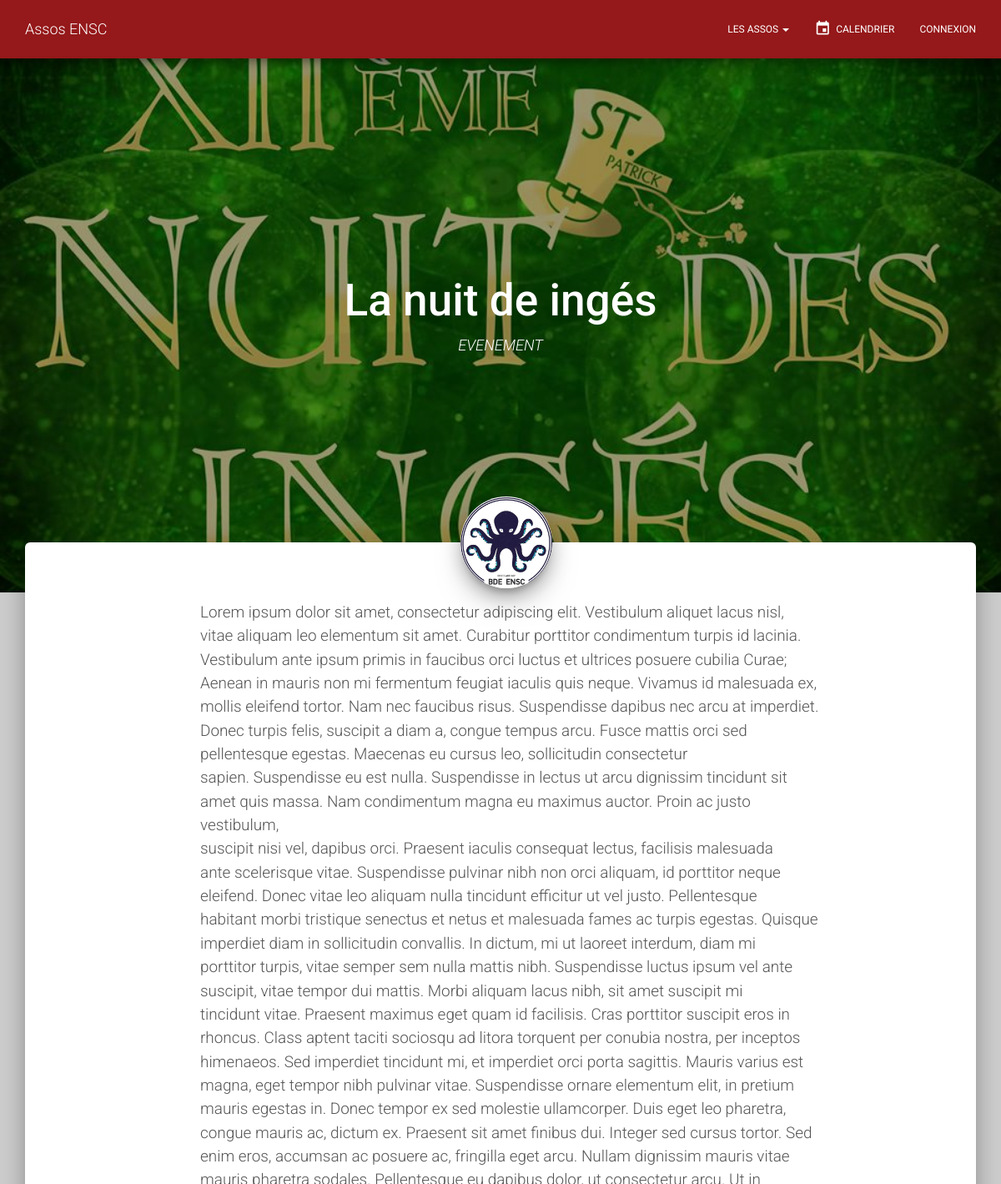
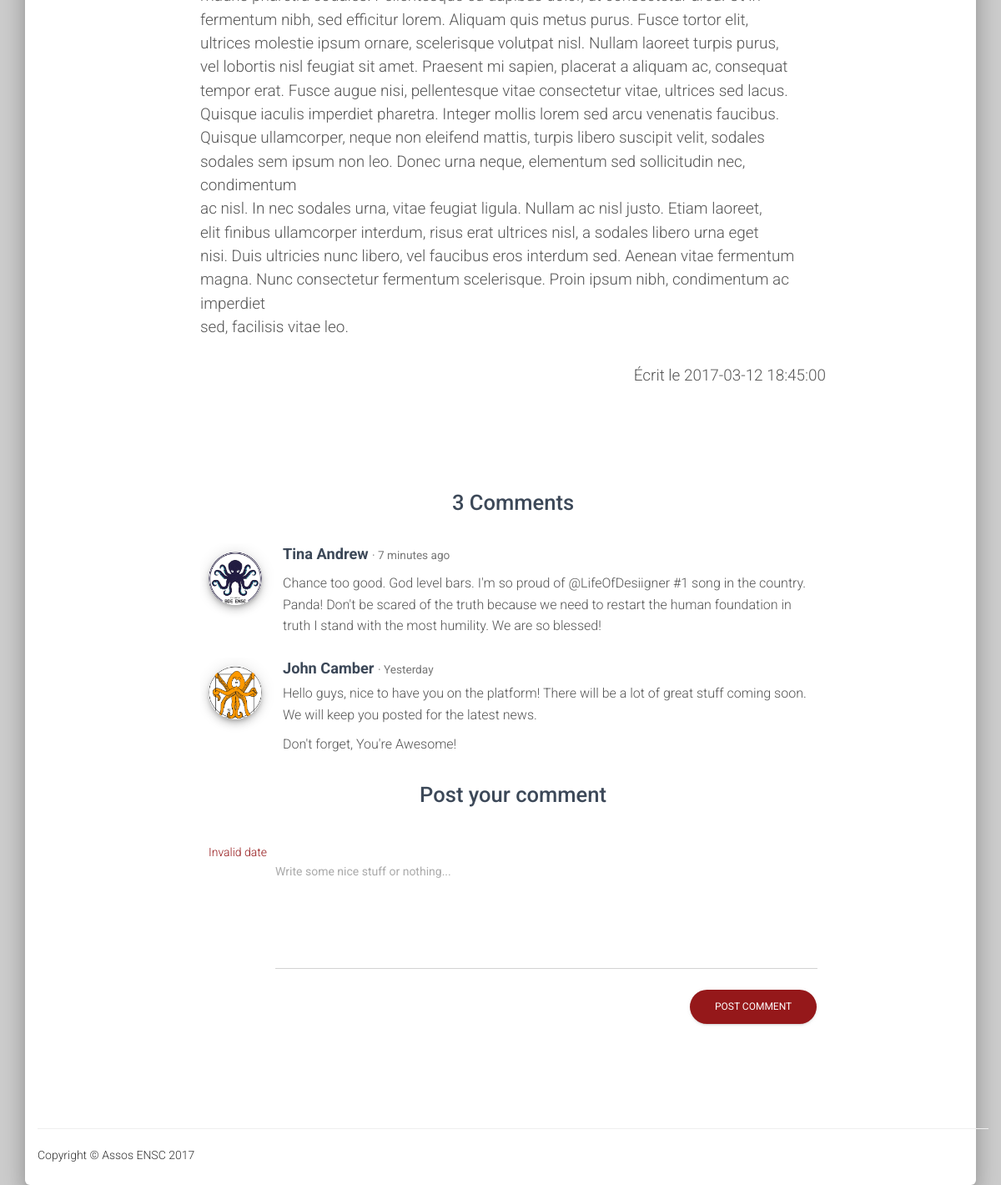
Screenshot of /article.php?id=1 with the database file from the repository (2 pictures, top to bottom).
### tables this page shows
create table ARTICLE (
    arti_id integer not null primary key auto_increment,
    asso_id integer not null,
    cate_id integer not null,
    arti_titre varchar(50) not null,
    arti_texte text,
    arti_dateHeure datetime not null,
    arti_photo varchar(150),
    foreign key (asso_id) references ASSOCIATION (asso_id),
    foreign key (cate_id) references CATEGORIE (cate_id)
);

create table CATEGORIE (
    cate_id integer not null primary key auto_increment,
    cate_nom varchar(50) not null
);

### requetes/requeteArticle.php (called while the page is built, shortened)
<?php
$stmt = $pdo->prepare("SELECT *, cate_nom FROM ARTICLE, CATEGORIE WHERE arti_id = ? AND ARTICLE.cate_id=CATEGORIE.cate_id");
$stmt->execute(array($arti_id));
$article = $stmt->fetch(PDO::FETCH_OBJ);
?>

### article.php (the view, shortened to what this page needs)
<?php
if(isset($_GET['id']))
    $arti_id = $_GET['id'];
else
    header('Location: pageNonTrouvee.php');
include('includes/connect.php');
include('requetes/requeteArticle.php');
?>
<!DOCTYPE html>
<html lang="fr">
<?php
include('includes/head.php');
?>
<body class="article">
    <?php
    include('includes/nav.php');
    ?>
    <div class="wrapper">
    <div class="page-header header-filter" data-parallax="active" style='background-image: url("<?php if(isset($article->arti_photo)) echo $article->arti_photo; ?>"); transform: translate3d(0px, 0px, 0px);'>
        <div class="container">
            <div class="row">
                <div class="col-md-8 col-md-offset-2 text-center">
                    <h1 class="title"><?php if(isset($article->arti_titre)) echo $article->arti_titre; ?></h1>
                    <h4><i><?php if(isset($article->cate_nom)) echo $article->cate_nom; ?></i></h4>
                    <br>
                </div>
            </div>
        </div>
    </div>
    <div class="avatar">
        <img src="images/bde.jpg" alt="Circle Image" class="img-circle img-responsive img-raised">
    </div>
    <div class="main main-raised">
        <div class="container">
            <div class="section section-text">
                <div class="row">
                    <div class="col-md-8 col-md-offset-2">
                        <p>
                        <?php if(isset($article->arti_texte)) {
                            $texte = wordwrap($article->arti_texte, 90, "&shy;<br>", true);
                            echo $texte;
                            }?>
                        </p>
                        <p class="pull-right">
                        Écrit le
                        <?php if(isset($article->arti_dateHeure)) echo $article->arti_dateHeure; ?>
                        </p>
                    </div>
                </div>
            </div>
                <div class="section section-comments">
                    <div class="row">
                        <div class="col-md-8 col-md-offset-2">
                            <div class="media-area">
                                <h3 class="title text-center">3 Comments</h3>
                                <div class="media">
                                    <a class="pull-left" href="#pablo">
                                        <div class="avatar-com">
                                            <img class="media-object" src="images/bde.jpg" alt="...">
                                        </div>
                                    </a>
                                    <div class="media-body">
                                        <h4 class="media-heading">Tina Andrew <small>· 7 minutes ago</small></h4>
                                        <p>Chance too good. God level bars. I'm so proud of @LifeOfDesiigner #1 song in the country. Panda! Don't be scared of the truth because we need to restart the human foundation in truth I stand with the most humility. We are so blessed!</p>
                                    </div>
                                </div>
                                <div class="media">
                                  <a class="pull-left" href="#pablo">
                                      <div class="avatar-com">
                                         <img class="media-object" alt="Tim Picture" src="images/bda.png">
                                      </div>
                                  </a>
                                  <div class="media-body">
                                     <h4 class="media-heading">John Camber <small>· Yesterday</small></h4>
                                     <p>Hello guys, nice to have you on the platform! There will be a lot of great stuff coming soon. We will keep you posted for the latest news.</p>
                                     <p> Don't forget, You're Awesome!</p>
                                  </div>
                                </div>
                            </div>
                            <h3 class="title text-center">Post your comment</h3>
                            <div class="media media-post">
                                <a class="pull-left author" href="#pablo">
                                </a>
                                <div class="media-body">
                                    <div class="form-group is-empty"><textarea class="form-control" placeholder="Write some nice stuff or nothing..." rows="6"></textarea><span class="material-input"></span></div>
                                    <div class="media-footer">
                                        <a href="#pablo" class="btn btn-round btn-wd pull-right">Post Comment</a>
                                    </div>
                                </div>
                            </div>
                        </div>
                    </div>
                </div>
                <?php
            include('includes/footer.php');
            ?>
            </div>
      </div>
  </div>
</body>
</html>

### css/style.css (style rules this page uses)
.wrapper { margin-top: 70px; }
.header-filter { position: relative; }

### rows the page displays
article: arti_photo (picture), arti_titre "La nuit de ingés", cate.cate_nom "EVENEMENT", arti_texte "Lorem ipsum dolor sit amet, consectetur adipiscing elit. Vestibulum aliquet lacus nisl,­ vitae aliquam leo elementum sit amet. Curabitur porttitor condimentum turpis id lacinia.­ Vestibulum ante ipsum primis in faucibus orci luctus et ultrices posuere cubilia Curae;­ Aenean in mauris non mi fermentum feugiat iaculis quis neque. Vivamus id malesuada ex,­ mollis eleifend tortor. Nam nec faucibus risus. Suspendisse dapibus nec arcu at imperdiet.­ Donec turpis felis, suscipit a diam a, congue tempus arcu. Fusce mattis orci sed­ pellentesque egestas. Maecenas eu cursus leo, sollicitudin consectetur­ sapien. Suspendisse eu est nulla. Suspendisse in lectus ut arcu dignissim tincidunt sit­ amet…", arti_dateHeure "2017-03-12 18:45:00"
